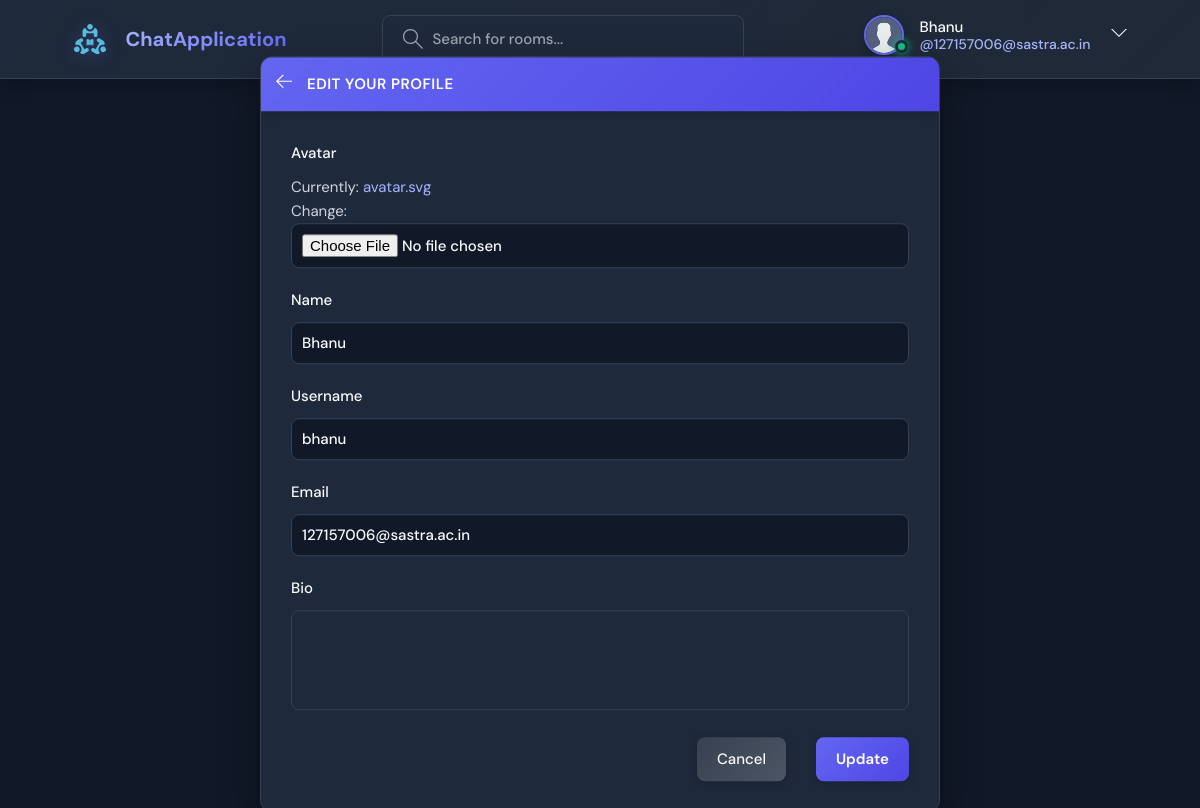
Page /update-user/ (signed in) on the committed database.
### app/models.py (models this page shows)
class User(AbstractUser):
    name = models.CharField(max_length=200,null=True)
    email = models.EmailField(null=True,unique=True)
    bio = models.TextField(null=True)
    avatar = models.ImageField(null=True,default = "avatar.svg")
    USERNAME_FIELD = 'email'
    REQUIRED_FIELDS=[]

### app/views.py (the view)
# urls.py: path('update-user/',views.updateUser,name="update-user"),
@login_required(login_url = 'login')
def updateUser(request):
    user = request.user
    form = UserForm(instance=user)
    if request.method == 'POST':
        form = UserForm(request.POST,request.FILES,instance=user)
        if form.is_valid():
            form.save()
            return redirect('user-profile',pk = user.id)
    context={'form':form}
    return render(request,'app/update-user.html',context)

### app/forms.py
class UserForm(ModelForm):
    class Meta:
        model = User
        fields =['avatar','name','username','email','bio']

### app/templates/app/update-user.html (shortened to what this page needs)
{% extends 'main.html' %}
{% block content %}
    <main class="update-account layout">
        <div class="container">
            <div class="layout__box">
                <div class="layout__boxHeader">
                    <div class="layout__boxTitle">
                        <a href="{% url 'home' %}">
                            <svg version="1.1" xmlns="http://www.w3.org/2000/svg" width="32" height="32"
                                viewBox="0 0 32 32">
                                <title>arrow-left</title>
                                <path
                                    d="M13.723 2.286l-13.723 13.714 13.719 13.714 1.616-1.611-10.96-10.96h27.625v-2.286h-27.625l10.965-10.965-1.616-1.607z">
                                </path>
                            </svg>
                        </a>
                        <h3>Edit your profile</h3>
                    </div>
                </div>
                <div class="layout__body">
                    <form class="form" action="" method="POST" enctype="multipart/form-data">
                      {% for field in form%}
                        <div class="form__group">
                            <label for="profile_pic">{{field.label}}</label>
                            {{field}}
                        </div>
                      {% endfor %}
                        <div class="form__action">
                            <a class="btn btn--dark" href="{{request.META.HTTP_REFERER}}">Cancel</a>
                            <button class="btn btn--main" type="submit">Update</button>
                        </div>
                    </form>
                </div>
            </div>
        </div>
    </main>
  </body>
</html>
{% endblock content %}

### templates/navbar.html (shortened to what this page needs)
{% load static %}
<header class="header header--loggedIn">
    <div class="container">
        <a href="{% url 'home' %}" class="header__logo">
            <img src="{% static 'images/logo.svg' %}" />
            <h1>ChatApplication</h1>
        </a>
        <form class="header__search" method="GET" action="{% url 'home' %}">
            <label>
                <input name="q" placeholder="Search for rooms..." />
            </label>
        </form>
        <nav class="header__menu">
            {% if request.user.is_authenticated %}
            <div class="header__user">
                <a href="{% url 'update-user' %}">
                    <div class="avatar avatar--medium active">
                        <img src="{{request.user.avatar.url}}" />
                    </div>
                    <p>{{request.user.name}}<span>@{{request.user.email}}</span></p>
                </a>
                <button class="dropdown-button">
                    <svg version="1.1" xmlns="http://www.w3.org/2000/svg" width="32" height="32" viewBox="0 0 32 32">
                        <title>chevron-down</title>
                        <path d="M16 21l-13-13h-3l16 16 16-16h-3l-13 13z"></path>
                    </svg>
                </button>
            </div>
            {% else %}
            <a href="{% url 'login' %}">
                <img src="{% static 'images/avatar.svg' %}" />
                <p>Login</p>
            </a>
            {% endif %}
        </nav>
    </div>
</header>

### rows in the picture
User: user.avatar (placeholder picture), user.name "Bhanu", user.email "127157006@sastra.ac.in", form "Bhanu" "bhanu" "127157006@sastra.ac.in"

### other values in the picture
{{ field.label }} "Avatar" "Name" "Username" "Email" "Bio"
